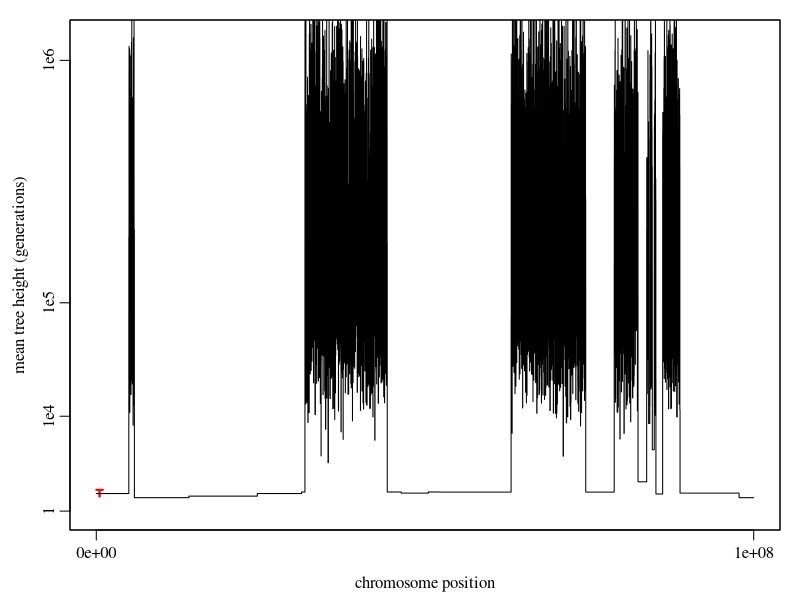

Source code (R):
#	plot_heights.R
#
#	Plot tree height versus distance from gene, from a saved CSV file
#
#	Ben Haller, 8/26/2018

setwd("~/DocumentsSynced/Research/Messer lab/Publication TreeSeq/SLiMTreeSeqPub/examples/example 4 neutral burn-in/")
h_decap <- read.csv("ex4_TS_decap_heights.csv")
h_recap <- read.csv("ex4_TS_recap_heights.csv")

x <- h_recap$start
y <- h_recap$height ^ 0.33

xr <- range(x)
yr <- c(1, 100)

quartz(width=5.5, height=2.75, type="pdf", file="recapitation.pdf")
par(mar=c(3.5, 3.5, 1, 1), family="serif", mgp=c(2.1, 0.6, 0))
plot(x=xr, y=yr, type="n", xlab="chromosome position", ylab="mean tree height (generations)", xaxp=c(xr,1), yaxp=c(yr,1), yaxt="n")
axis(side=2, at=c(1, 1e4^0.33, 1e5^0.33, 1e6^0.33), labels=c("1", "1e4", "1e5", "1e6"))
lines(x=h_decap$start, y=h_decap$height^0.33, type="s", col="red", lwd=2.0)
lines(x=x, y=y, type="s", lwd=1.0)
box()
dev.off()

